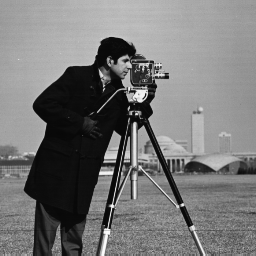
%> input picture 16. FFT/cameraman.tif, 256 x 256 px
$ octave fft.m   (GNU Octave 9; MATLAB toolbox functions it lacks are replaced by stand-ins)
%> lines starting %> are read from the running program, lines starting %| are printed output that depends on the picture
img = imread('cameraman.tif');
%> img is the input picture: size 256x256 uint8; min 7, max 253, mean 118.7
f = fft2(img);
f2 = fftshift(f);
f2 = fftshift(fft2(img));
imshow(abs(f2), []);
f3 = 0.5*log(1+abs(f2));
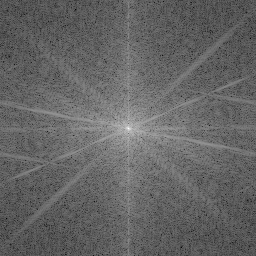
%> f3: size 256x256 double; min 1.28, max 7.93, mean 3.92; drawn with min black and max white
imshow(f3, []);
i = ifftshift(f2);
i = ifft2(i);
i = ifftshift(ifft2(f2));
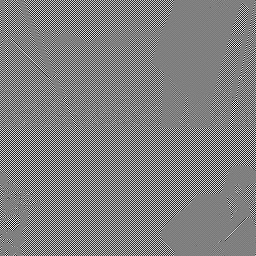
%> i: size 256x256 double; min -253, max 252, mean 0; drawn with min black and max white
i2 = abs(i);
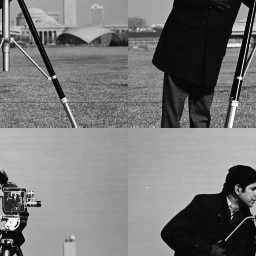
%> i2: size 256x256 double; min 7, max 253, mean 118.7; mean of the top-left, top-right, bottom-left and bottom-right quarters 125.4, 75.8, 153.8, 119.9
imshow(i2, []);
i = ifft2(ifftshift(f2));
i2 = abs(i);
imshow(i2, []);

$ run again, with 16. FFT/space.tif copied over 16. FFT/cameraman.tif
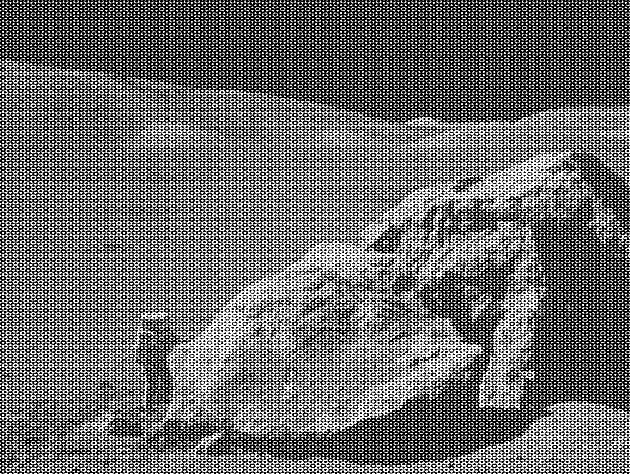
%> input picture 16. FFT/space.tif, 630 x 474 px
%> img is the input picture: size 474x630 uint8; min 0, max 255, mean 108.1
%> `i = ifftshift(ifft2(f2));`:
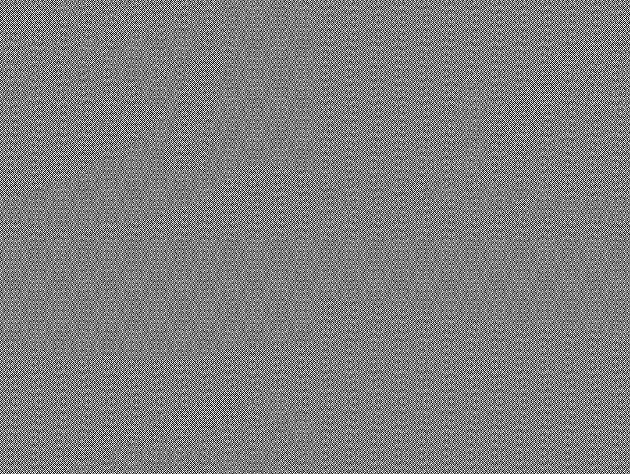
%> i: size 474x630 double; min -255, max 255, mean 0; drawn with min black and max white
%> `i2 = abs(i);`:
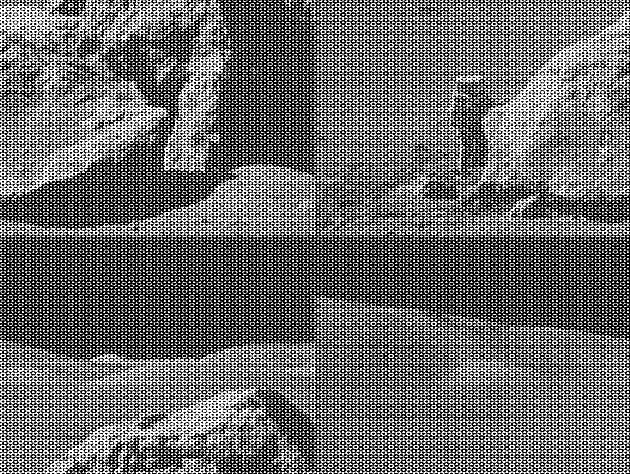
%> i2: size 474x630 double; min 0, max 255, mean 108.1; mean of the top-left, top-right, bottom-left and bottom-right quarters 110.8, 121.7, 100, 100; drawn with min black and max white
